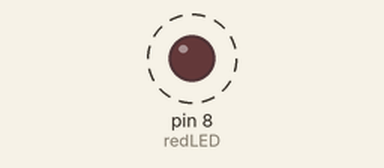
Simulated run of this sketch. Board: Arduino Uno, built with avr-gcc and run on an emulated ATmega328P. Shown: output pins drawn as LEDs (lit = HIGH). Dashed ring = blinking.

Above: at 0.15 s.
Timing chart, 0 to 3.0 s (numbered marks = the images above):
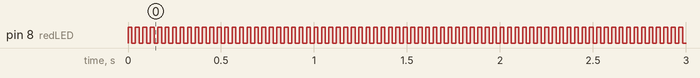

The sketch:

blinkingLED.ino
```cpp
int redLED = 8;
int lag = 20;

void setup() {
  // put your setup code here, to run once:
  pinMode(redLED, OUTPUT);
}

void loop() {
  // put your main code here, to run repeatedly:
  digitalWrite(redLED, HIGH);
  delay(lag);
  digitalWrite(redLED, LOW);
  delay(lag);
}
```

Measured:
- by itself, pin 8 (redLED): alternates HIGH for 0.02 s and LOW for 0.02 s
